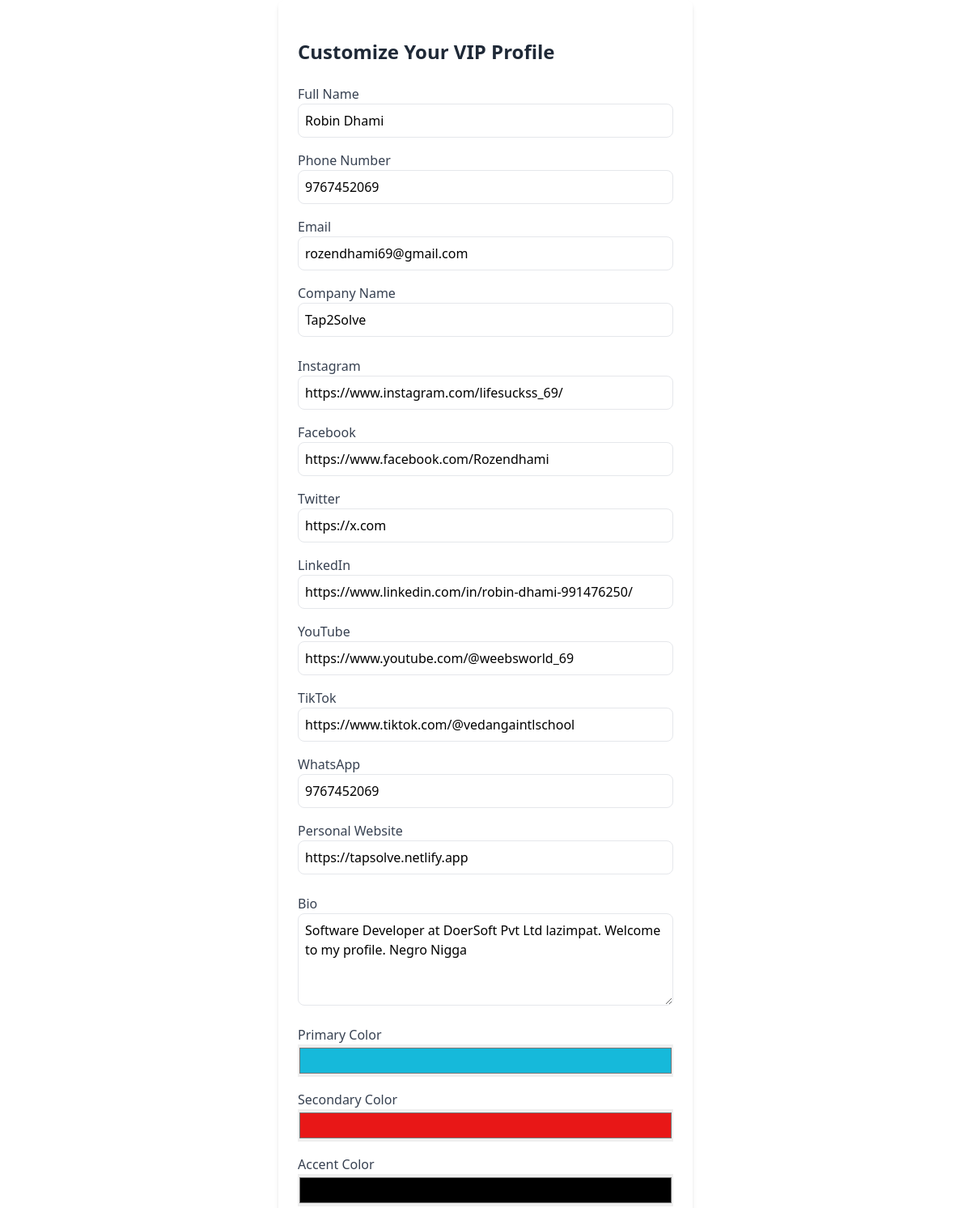
The app's page /edit-vip-profile/4/ (upper part), older data.
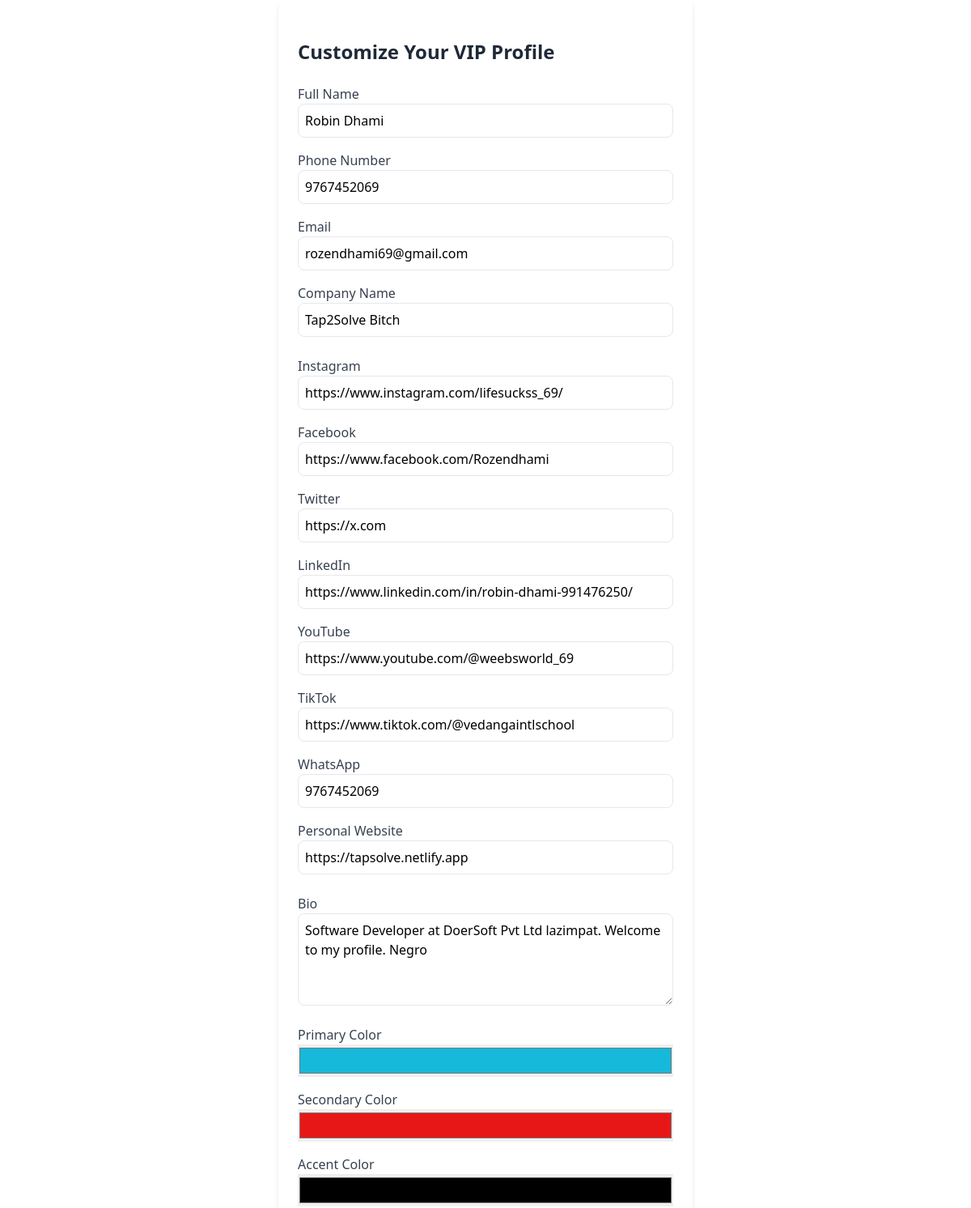
The same page, newer data.
### vcards/models.py (models this page shows, shortened)
class Customer(models.Model):
    user = models.OneToOneField(User, on_delete=models.CASCADE, verbose_name="User")
    user_name = models.CharField(max_length=255, verbose_name="Full Name")
    phone = models.CharField(max_length=20, verbose_name="Phone Number", unique=True)
    company_name = models.CharField(max_length=255, verbose_name="Company Name")
    email = models.EmailField(verbose_name="Email Address")
    instagram = models.CharField(max_length=255, blank=True, null=True, verbose_name="Instagram Handle")
    facebook = models.CharField(max_length=255, blank=True, null=True, verbose_name="Facebook Profile")
    twitter = models.CharField(max_length=255, blank=True, null=True, verbose_name="Twitter Handle")
    linkedin = models.CharField(max_length=255, blank=True, null=True, verbose_name="LinkedIn Profile")
    youtube = models.CharField(max_length=255, blank=True, null=True, verbose_name="YouTube Channel")
    tiktok = models.CharField(max_length=255, blank=True, null=True, verbose_name="TikTok Profile")
    whatsapp = models.CharField(max_length=20, blank=True, null=True, verbose_name="WhatsApp Number")
    personal_website = models.URLField(blank=True, null=True, verbose_name="Personal Website")
    bio = models.TextField(blank=True, null=True, verbose_name="Bio")
    nfc_taps = models.IntegerField(default=0)  # Track NFC card taps
    vcard_views = models.IntegerField(default=0)  # Track vCard views
    vcard_saves = models.IntegerField(default=0)  # Track vCard saves
    customer_type = models.CharField(
        max_length=10,
        choices=CustomerType.choices,
        default=CustomerType.GENERAL,
        verbose_name="Customer Type"
    )
    profile_photo = models.ImageField(upload_to='profile_photos/', blank=True, null=True, verbose_name="Profile Photo", max_length=255)
    cover_photo = models.ImageField(upload_to='cover_photos/', blank=True, null=True, verbose_name="Cover Photo", max_length=255)
    company_logo = models.ImageField(upload_to='company_logos/', max_length=255, blank=True, null=True)
    class Meta:
        verbose_name = "Customer Profile"
        verbose_name_plural = "Customer Profiles"
        ordering = ['user_name']

### vcards/views.py (the view, shortened to what this page needs)
# urls.py: path('edit-vip-profile/<int:customer_id>/', edit_vip_profile, name='edit_vip_profile'),
def edit_vip_profile(request, customer_id):
    customer = get_object_or_404(Customer, id=customer_id)
    vip_profile = get_object_or_404(VIPProfile, customer=customer)
    return render(request, 'edit_vip_profile.html', {'customer': customer, 'vip_profile': vip_profile})

### vcards/Templates/edit_vip_profile.html (shortened to what the changed rows need)
<head>
    <script src="https://cdn.tailwindcss.com"></script>
</head>
<div class="max-w-lg mx-auto bg-white p-6 rounded-lg shadow-md space-y-6">
    <form method="POST" enctype="multipart/form-data" class="space-y-6">
        <h2 class="text-2xl font-bold text-gray-800 mb-4">Customize Your VIP Profile</h2>
        <div class="grid grid-cols-1 gap-4">
            <div>
                <label for="user_name" class="font-medium text-gray-700">Full Name</label>
                <input type="text" name="user_name" value="{{ customer.user_name }}" required class="w-full border p-2 rounded-lg">
            </div>
            <div>
                <label for="phone" class="font-medium text-gray-700">Phone Number</label>
                <input type="text" name="phone" value="{{ customer.phone }}" required class="w-full border p-2 rounded-lg">
            </div>
            <div>
                <label for="email" class="font-medium text-gray-700">Email</label>
                <input type="email" name="email" value="{{ customer.email }}" required class="w-full border p-2 rounded-lg">
            </div>
            <div>
                <label for="company_name" class="font-medium text-gray-700">Company Name</label>
                <input type="text" name="company_name" value="{{ customer.company_name }}" required class="w-full border p-2 rounded-lg">
            </div>
        </div>
        <div class="grid grid-cols-1 gap-4">
            <div>
                <label for="instagram" class="font-medium text-gray-700">Instagram</label>
                <input type="text" name="instagram" value="{{ customer.instagram }}" class="w-full border p-2 rounded-lg">
            </div>
            <div>
                <label for="facebook" class="font-medium text-gray-700">Facebook</label>
                <input type="text" name="facebook" value="{{ customer.facebook }}" class="w-full border p-2 rounded-lg">
            </div>
            <div>
                <label for="twitter" class="font-medium text-gray-700">Twitter</label>
                <input type="text" name="twitter" value="{{ customer.twitter }}" class="w-full border p-2 rounded-lg">
            </div>
            <div>
                <label for="linkedin" class="font-medium text-gray-700">LinkedIn</label>
                <input type="text" name="linkedin" value="{{ customer.linkedin }}" class="w-full border p-2 rounded-lg">
            </div>
            <div>
                <label for="youtube" class="font-medium text-gray-700">YouTube</label>
                <input type="text" name="youtube" value="{{ customer.youtube }}" class="w-full border p-2 rounded-lg">
            </div>
            <div>
                <label for="tiktok" class="font-medium text-gray-700">TikTok</label>
                <input type="text" name="tiktok" value="{{ customer.tiktok }}" class="w-full border p-2 rounded-lg">
            </div>
            <div>
                <label for="whatsapp" class="font-medium text-gray-700">WhatsApp</label>
                <input type="text" name="whatsapp" value="{{ customer.whatsapp }}" class="w-full border p-2 rounded-lg">
            </div>
            <div>
                <label for="personal_website" class="font-medium text-gray-700">Personal Website</label>
                <input type="text" name="personal_website" value="{{ customer.personal_website }}" class="w-full border p-2 rounded-lg">
            </div>
        </div>
        <div>
            <label for="bio" class="font-medium text-gray-700">Bio</label>
            <textarea name="bio" rows="4" class="w-full border p-2 rounded-lg">{{ customer.bio }}</textarea>
        </div>
    </form>
</div>

Row changes from the older to the newer data that the page shows:
changed Customer "Robin Dhami": company_name "Tap2Solve" → "Tap2Solve Bitch"; bio "Software Developer at DoerSoft Pvt Ltd lazimpat. Welcome to my profile. Negro Nigga" → "Software Developer at DoerSoft Pvt Ltd lazimpat. Welcome to my profile. Negro"
